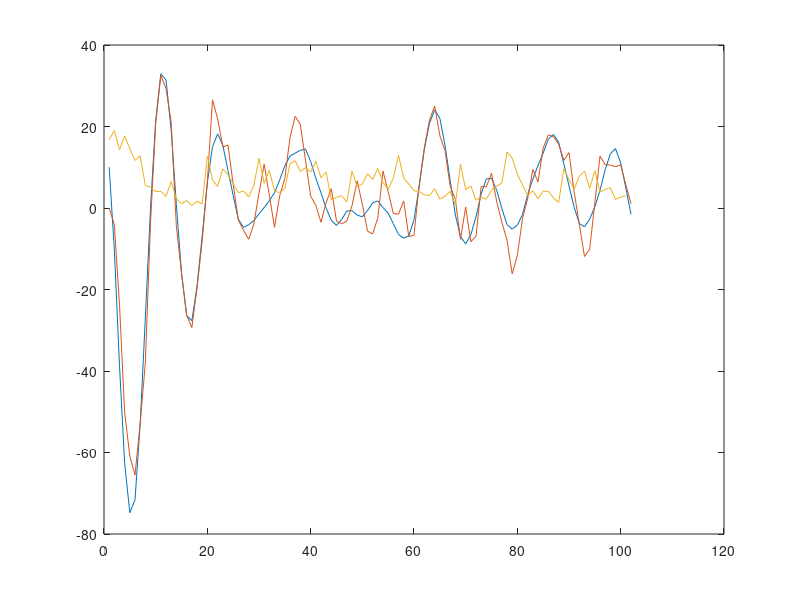

Recreate this plot in MATLAB.
vm = 100;
a = 2.4;
b = -2.17;
c = 0.712;
d = 1;
q = 0.01*vm;
v = 0.05*vm;
r = 0.05*vm;
k = 0:1:100;

J = [1;0;0];
H = [a b c; 1 0 0; 0 1 0];
phi = [d 0 0];
Po = 2*eye(3,3);

% bh for beta hat
bho = [0;0;0];
bhm = bho;

beta = [10;12;-10];
dist = [];

true = [beta(1)];
pred = [bho(1)];

P = Po;
for k=0:1:100
    % initial calcs
    Pkm = H*P*H'+J*q*J';
    K = Pkm*phi'*inv(v+r+phi*Pkm*phi');
    P = Pkm - K*phi*Pkm;
    
    n = normrnd(0,q);
    nu = normrnd(0,v);
    eps = normrnd(0,r);
    beta = H*beta+J*n;
    y = phi*beta+nu+eps;
   
    bhkm = H*bhm;
    
    bhk = bhkm + K*(y-phi*bhkm);
    
    bhm = bhk;
    
    true = [true;beta(1)];
    pred = [pred;bhk(1)];
    dist = [dist;norm(bhm-beta)];

end

nx = 1:length(true);
plot(nx,true); hold on;
plot(nx,pred);
plot(1:length(dist),dist);
